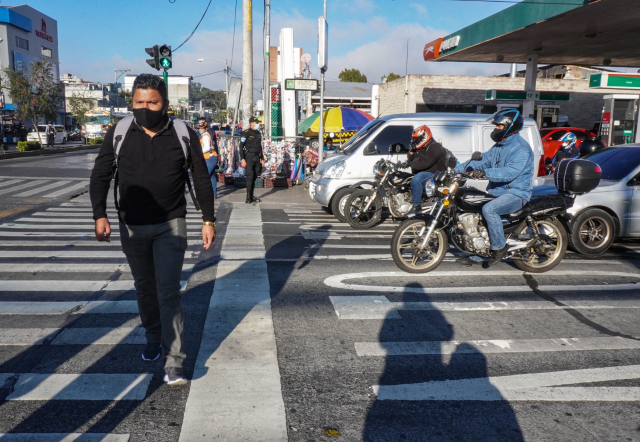
//> input picture Class/Peatones/PeatonesTwo.jpg, 1280 x 884 px (shown at 1/2 size)
$ ./Principal   (built with g++ and OpenCV 4)
//> lines starting //> are read from the running program, lines starting //| are printed output that depends on the picture; after the words box and inside, x2 and y2 are one past the last pixel; in counts of white or black regions, pixels touching at a corner belong together


#include <iostream>
#include <cstdlib>
#include <cstdio>

#include <cstring>
#include <fstream>
#include <sstream>

#include <cmath>
#include <random>

#include <opencv2/core/core.hpp> // Contiene las definiciones de imagen (Matriz que representa la imagen y su operaciones)
#include <opencv2/video/video.hpp> // Permite reproducir videos de archivos almacenados en disco o en la nube
#include <opencv2/highgui/highgui.hpp> // Permite crear las interfaces gráficas básicas
#include <opencv2/videoio/videoio.hpp> // Permite grabar videos en diferentes formatos
#include <opencv2/imgproc/imgproc.hpp> // Incluye métodos para pre-procesamiento de imágenes
#include <opencv2/imgcodecs/imgcodecs.hpp> // Incluye funciones para leer y trabajar con distintos formatos de imágenes
#include <opencv2/objdetect/objdetect.hpp>

#include <opencv2/ml/ml.hpp>

using namespace std;
using namespace cv;
using namespace ml;


int main(int argc, char *argv[]){

    Mat imagen = imread("PeatonesTwo.jpg");
//> imagen is the input picture: 884 rows x 1280 cols, CV_8UC3; mean B, G, R 115.9, 110, 104.4

    Mat imgDecimal;
    Mat gx, gy;
    Mat magnitud, angulo;


    imagen.convertTo(imgDecimal, CV_32F, 1.0/255.0);

    Sobel(imgDecimal, gx, CV_32F, 0, 1, 5);
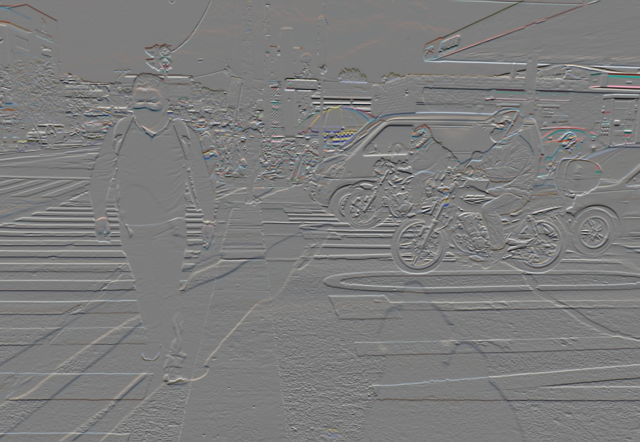
//> gx: 884 rows x 1280 cols, CV_32FC3 (shown at 1/2 size); mean B, G, R -0.1, 0, 0; drawn with min black and max white
    Sobel(imgDecimal, gy, CV_32F, 1, 0, 5);
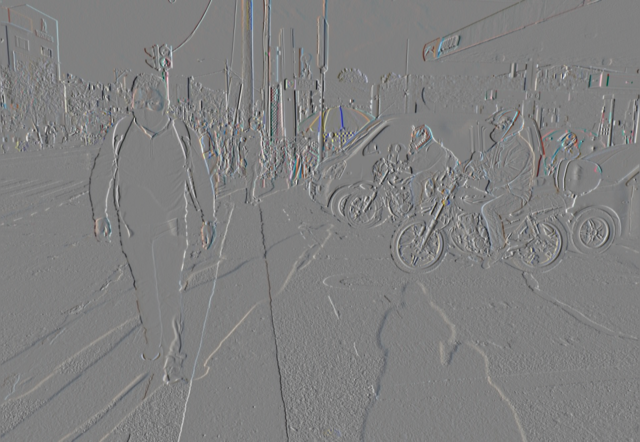
//> gy: 884 rows x 1280 cols, CV_32FC3 (shown at 1/2 size); mean B, G, R 0, 0, 0; drawn with min black and max white

    cartToPolar(gx, gy, magnitud, angulo, true);
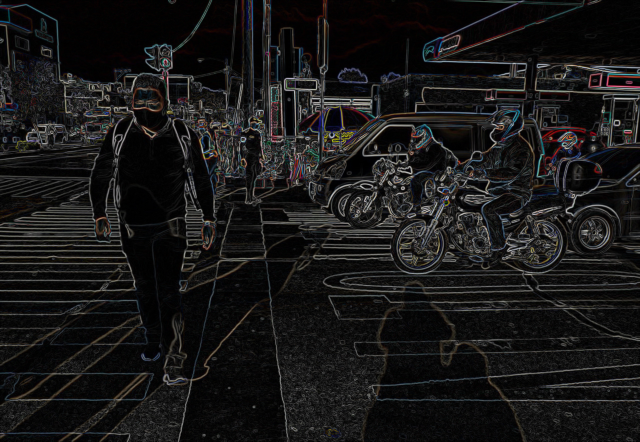
//> magnitud: 884 rows x 1280 cols, CV_32FC3 (shown at 1/2 size); mean B, G, R 3.7, 3.7, 3.8; drawn with min black and max white
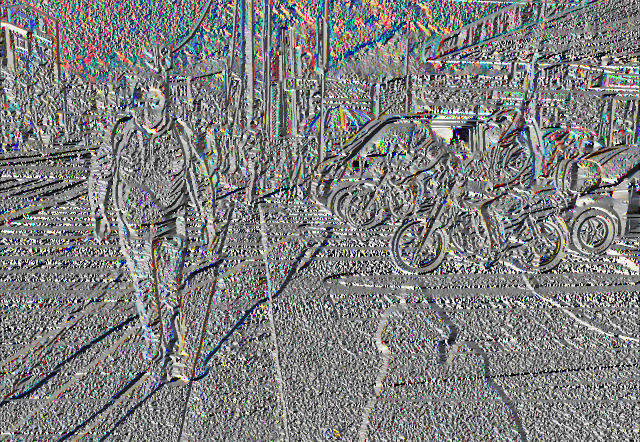
//> angulo: 884 rows x 1280 cols, CV_32FC3 (shown at 1/2 size); mean B, G, R 179.7, 179.5, 179; drawn with min black and max white

    HOGDescriptor hog(Size(64,128), Size(16,16), Size(8,8), Size(8,8), 9);

    Mat deteccion = imagen.clone();
    hog.setSVMDetector(HOGDescriptor::getDefaultPeopleDetector());

    vector<Rect> detecciones;

    hog.detectMultiScale(imagen, detecciones, 0, Size(8,8), Size(8,8), 1.05, 2, false);
//> detecciones = 2 Rects (x, y, width, height): [1218, 366, 62, 136], [126, 95, 349, 698]

    cout << "Detecciones: " << detecciones.size() << endl;
//| Detecciones: 2

    Rect r;

    for(int i=0;i<detecciones.size();i++){
        r = detecciones[i];

        rectangle(deteccion, r.tl(), r.br(), Scalar(7,7,237), 2);
    }
//> this loop made 2 passes
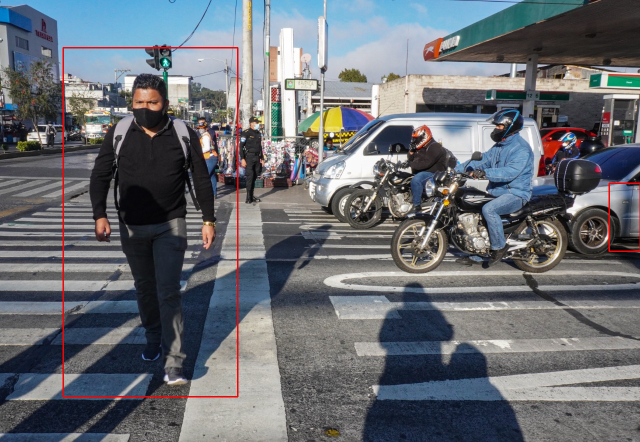
//> deteccion: 884 rows x 1280 cols, CV_8UC3 (shown at 1/2 size); 0.64% of pixels changed, all inside (x1, y1, x2, y2) = (125, 94, 1280, 795)

    namedWindow("Imagen", WINDOW_AUTOSIZE);
    namedWindow("Detecciones", WINDOW_AUTOSIZE);

    imshow("Imagen", imagen);
    imshow("Detecciones", deteccion);

    waitKey(0);

    destroyAllWindows();

    return 0;
}

$ run again, with Class/Peatones/Peatones.jpg copied over Class/Peatones/PeatonesTwo.jpg
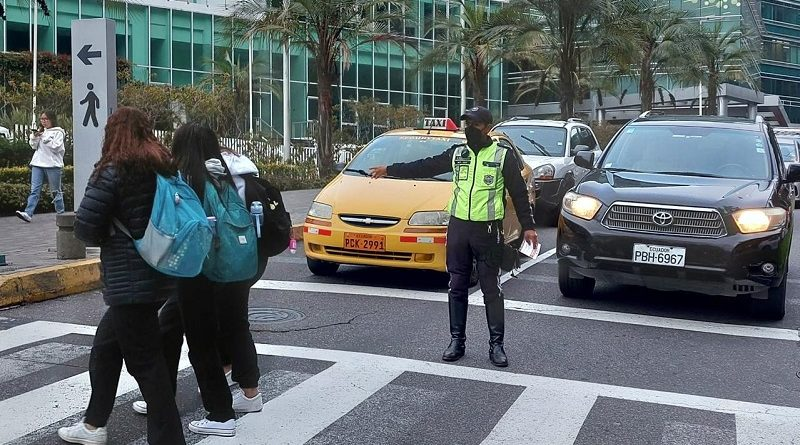
//> input picture Class/Peatones/Peatones.jpg, 800 x 445 px
//> imagen is the input picture: 445 rows x 800 cols, CV_8UC3; mean B, G, R 107.6, 105.7, 97.8
//> `cartToPolar(gx, gy, magnitud, angulo, true);`:
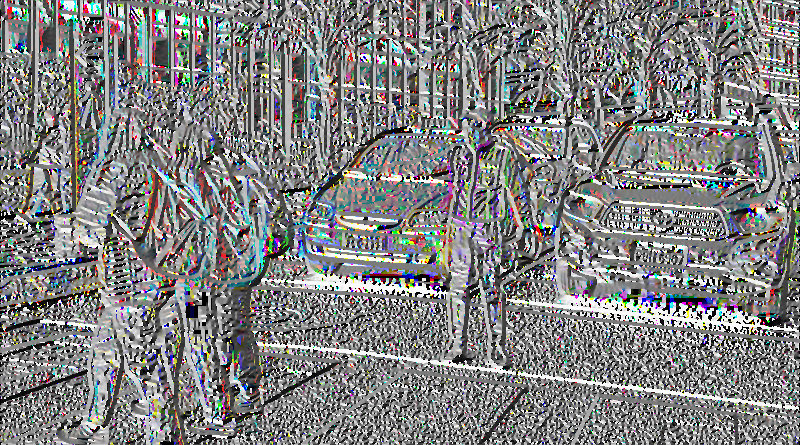
//> angulo: 445 rows x 800 cols, CV_32FC3; mean B, G, R 182.4, 182.3, 182.1; drawn with min black and max white
//> detecciones = 1 Rect (x, y, width, height): [403, 88, 160, 320]
//| Detecciones: 1
//> the loop `for(int i=0;i<detecciones.size();i++)` made 1 pass
//> after the loop `for(int i=0;i<detecciones.size();i++)`:
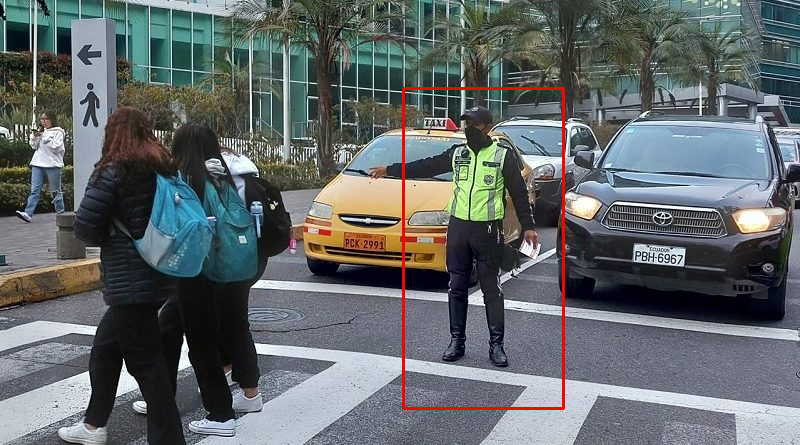
//> deteccion: 445 rows x 800 cols, CV_8UC3; 0.81% of pixels changed, all inside (x1, y1, x2, y2) = (402, 87, 565, 410)
